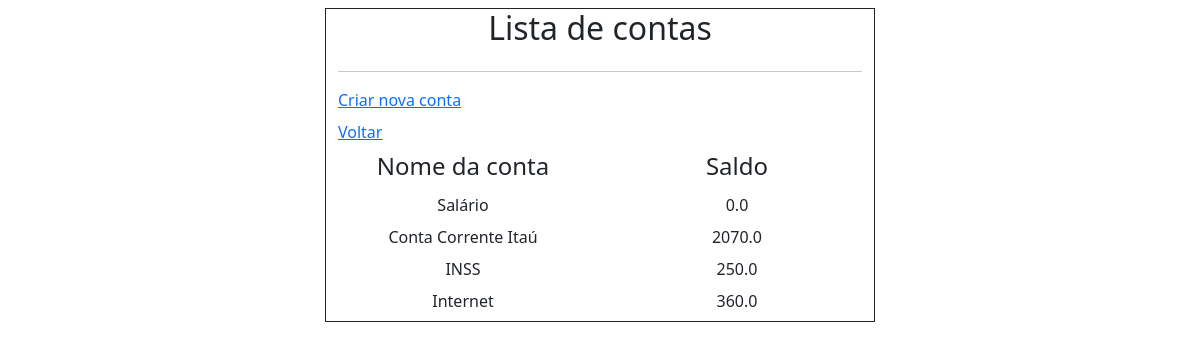
Before: /users/me/accounts (signed in) with the older database file.
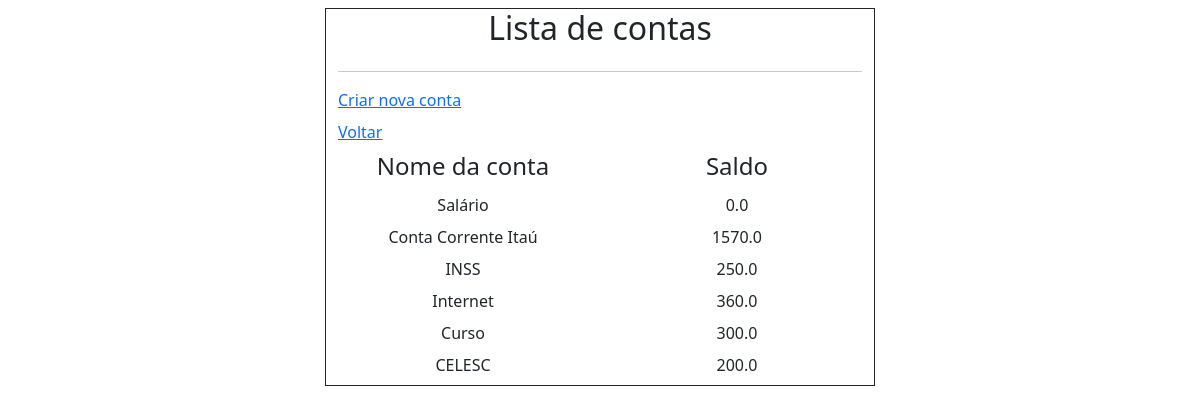
After: the same page with the newer database file.
### accounts/models.py (models this page shows, shortened)
class Account(models.Model):
    user_id = models.ForeignKey(User, on_delete=models.CASCADE)
    name = models.CharField(max_length=200)
    balance = models.FloatField(default=0)
    class Meta:
        db_table = 'tb_accounts'

### users/views.py (the view)
# urls.py: path('me/accounts', views.list_accounts, name='list_accounts'),
def list_accounts(request):
    user_accounts = request.user.account_set.all()
    context = {
        'user_accounts': user_accounts
    }
    return render(request, 'accounts/list.html', context=context)

### users/templates/accounts/list.html
{% extends 'base.html' %}
{% block content %}
    <div class="container border border-dark mt-2" style="max-width: 550px">
        <div class="row">
            <div class="col text-center">
                <h2>Lista de contas</h2>
            </div>
        </div>
        <hr>
        <div class="row mb-2">
            <div class="col">
                <a href="{% url 'users:create_account' %}">Criar nova conta</a>
            </div>
        </div>
        <div class="row mb-2">
            <div class="col">
                <a href="{% url 'users:index' %}">Voltar</a>
            </div>
        </div>
        <div class="row mb-1">
            <div class="col text-center">
                <h4>Nome da conta</h4>
            </div>
            <div class="col text-center">
                <h4>Saldo</h4>
            </div>
        </div>
        {% for user_account in user_accounts %}
        <div class="row mb-2">
            <div class="col text-center">
                {{ user_account.name }}
            </div>
            <div class="col text-center">
                {{ user_account.balance }}
            </div>
        </div>
        {% endfor %}
    </div>
{% endblock %}

### templates/base.html (shortened to what this page needs)
<!doctype html>
<html lang="en">
  <head>
    <link href="https://cdn.jsdelivr.net/npm/bootstrap@5.1.3/dist/css/bootstrap.min.css" rel="stylesheet">
  </head>
  <body>
  {% block content %}{% endblock %}
  </body>
</html>

Changed rows visible on the page:
changed Account "Conta Corrente Itaú": balance "2070.0" → "1570.0"
added Account: name "Curso", balance "300.0"
added Account: name "CELESC", balance "200.0"
